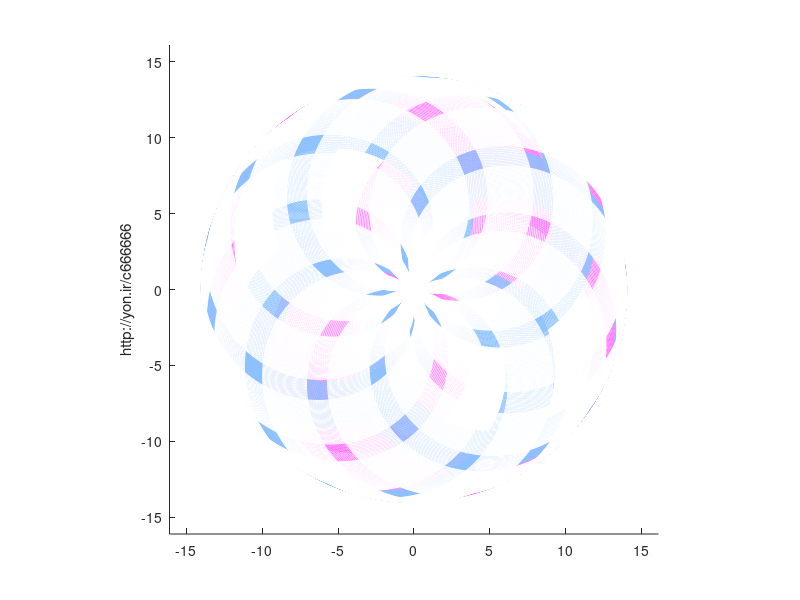

This figure's MATLAB source:
%in the name of God

hold on
r =7;

turn = 50;
tetha = 0:0.003:2*turn*pi;
r1 = randi(15);
r2 = randi(200);
speed = r1 + 1 / r2;
x = cos(tetha) * r + cos(speed*tetha) * 7;
y = sin(tetha) * r + sin(speed*tetha) * 7;
plot(x, y, 'color', [255/255, 117/255, 255/255]);

turn = 50;
tetha = 0:0.003:2*turn*pi;
r1 = randi(15);
r2 = randi(200);
speed = r1 + 1 / r2;
x = cos(tetha) * r + cos(speed*tetha) * 7;
y = sin(tetha) * r + sin(speed*tetha) * 7;
plot(x, y, 'color', [139/255, 193/255, 255/255]);

turn = 50;
tetha = 0:0.003:2*turn*pi;
r1 = randi(15);
r2 = randi(200);
speed = r1 + 1 / r2;
x = cos(tetha) * r + cos(speed*tetha) * 7;
y = sin(tetha) * r + sin(speed*tetha) * 7;
plot(x, y, 'w');


ylabel( ['http://yon.ir/c666666'] )
axis equal;
axis([-16.1 16.1 -16.1 16.1])
print -dpng figure.png
